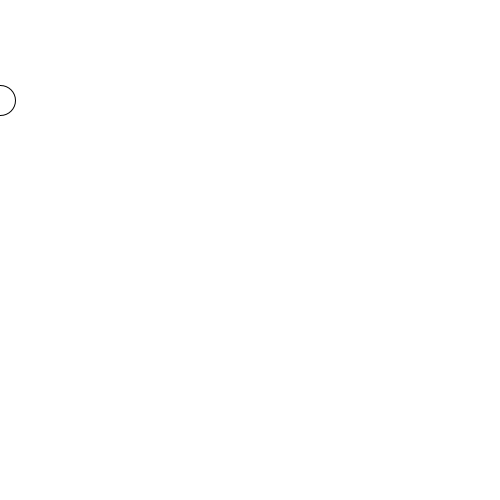
Frame 1 (no input)
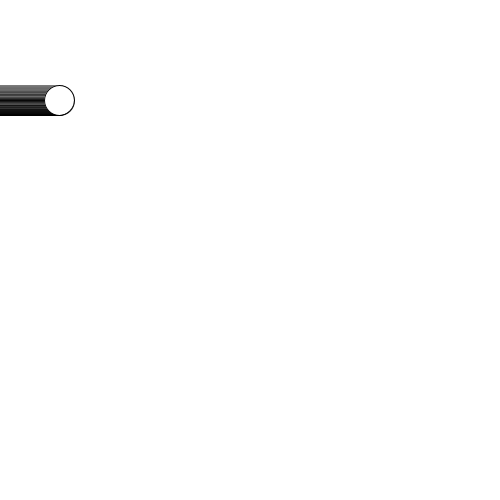
Frame 60 (the mouse pressed at the canvas centre just before this capture)
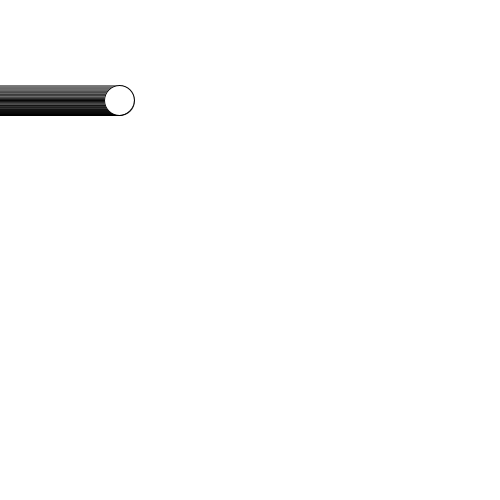
Frame 120 (the mouse held since frame 60 and released just before this capture)

The Processing sketch that drew these frames (run headless with seeded random() and noise(); from frame 60 on, the mouse is pressed at the canvas centre):

// Processing sketch: ejemplo_1
// ── ejemplo_1.pde
/*
 CONDICIONALES
 EJEMPLO Nro. 1
 */

int var = 0;

void setup () {
  size(500, 500);
  background(#FFFFFF);
}

void draw() {

  ellipse(var, 100, 30, 30);
  var = var + 1;
  if (var > width/2) {
    background(0);
  }
}
